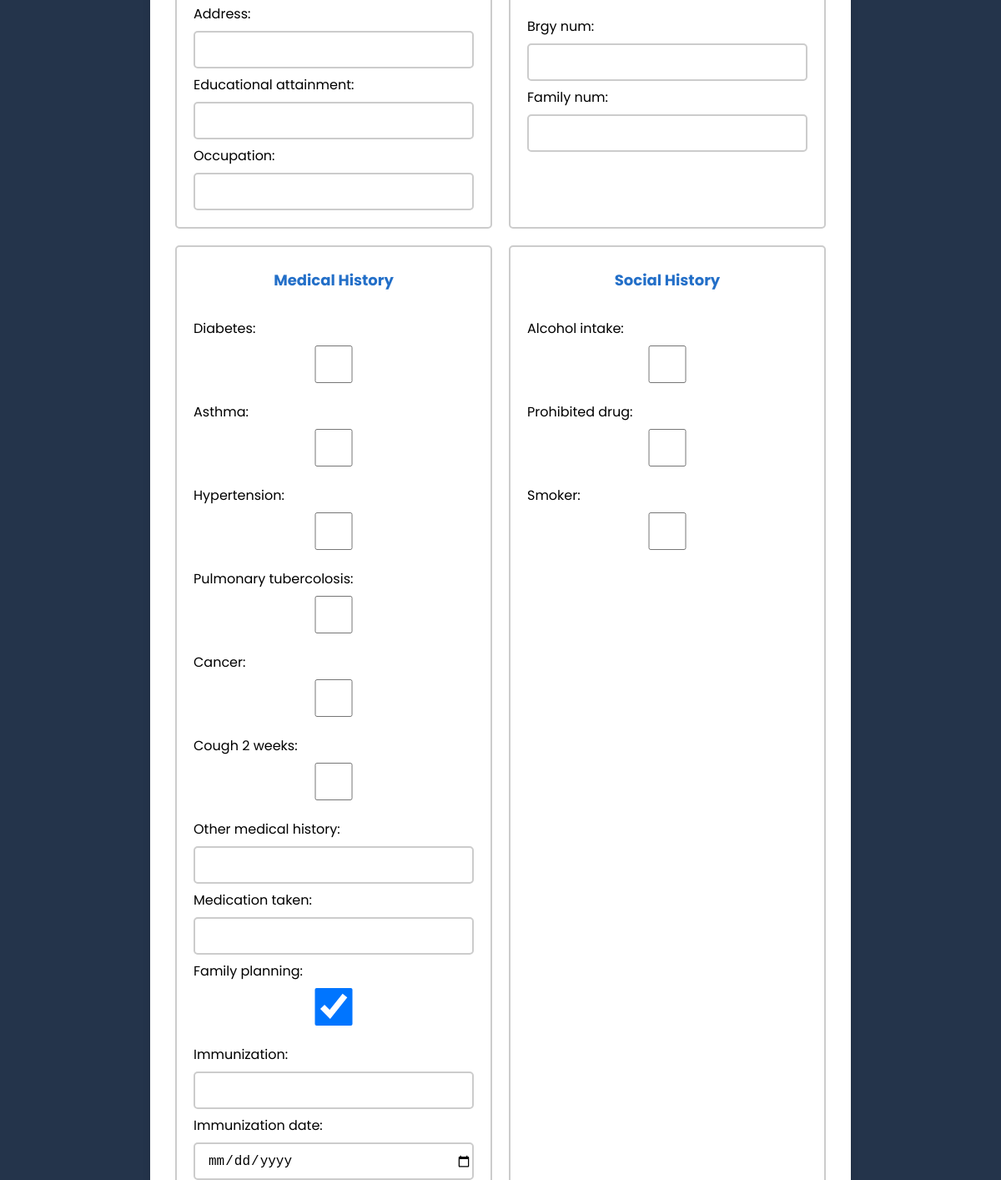
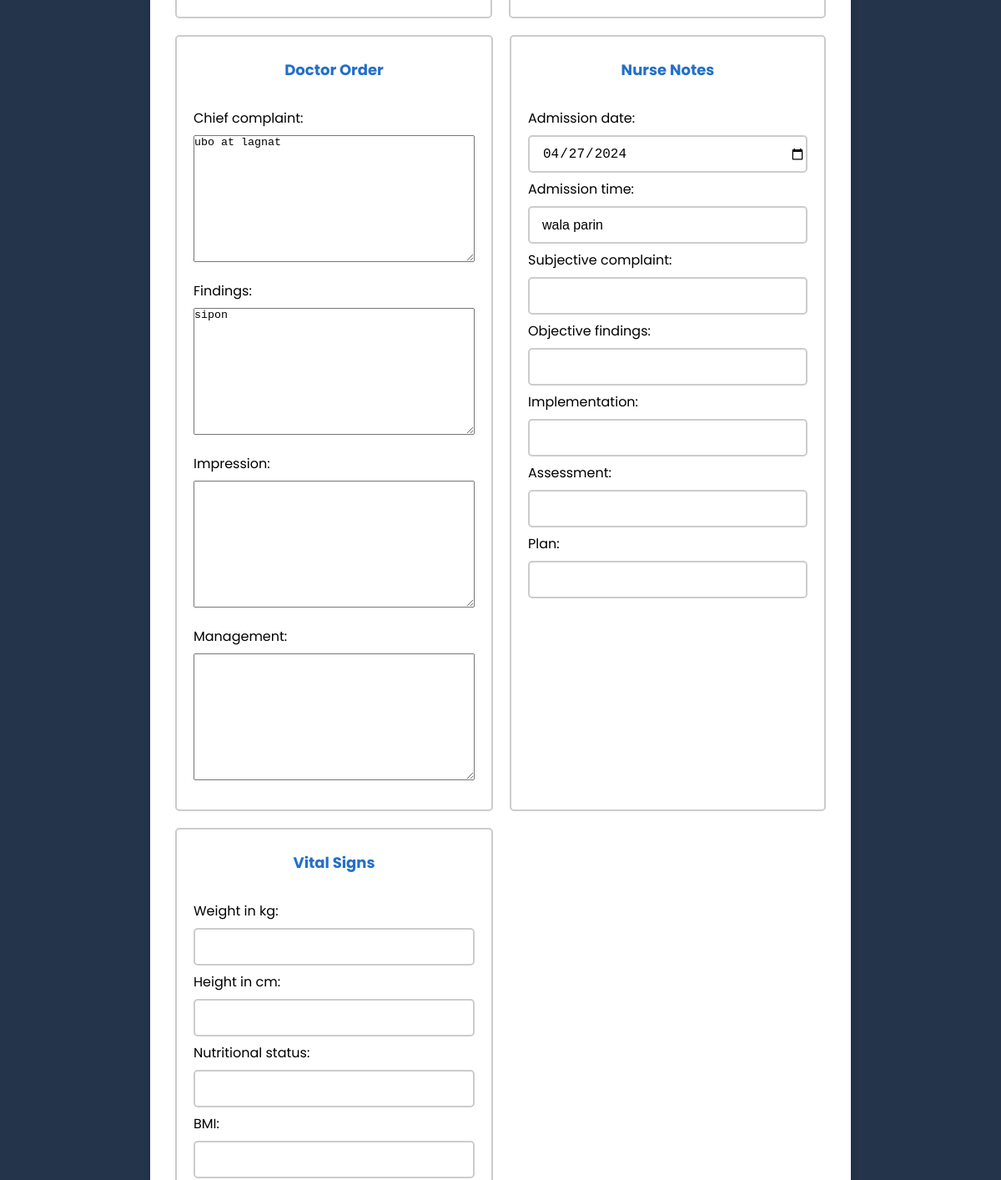
/staffupdateform/1/ (signed in, middle part), run on an earlier commit of the app's database (2 pictures, top to bottom).
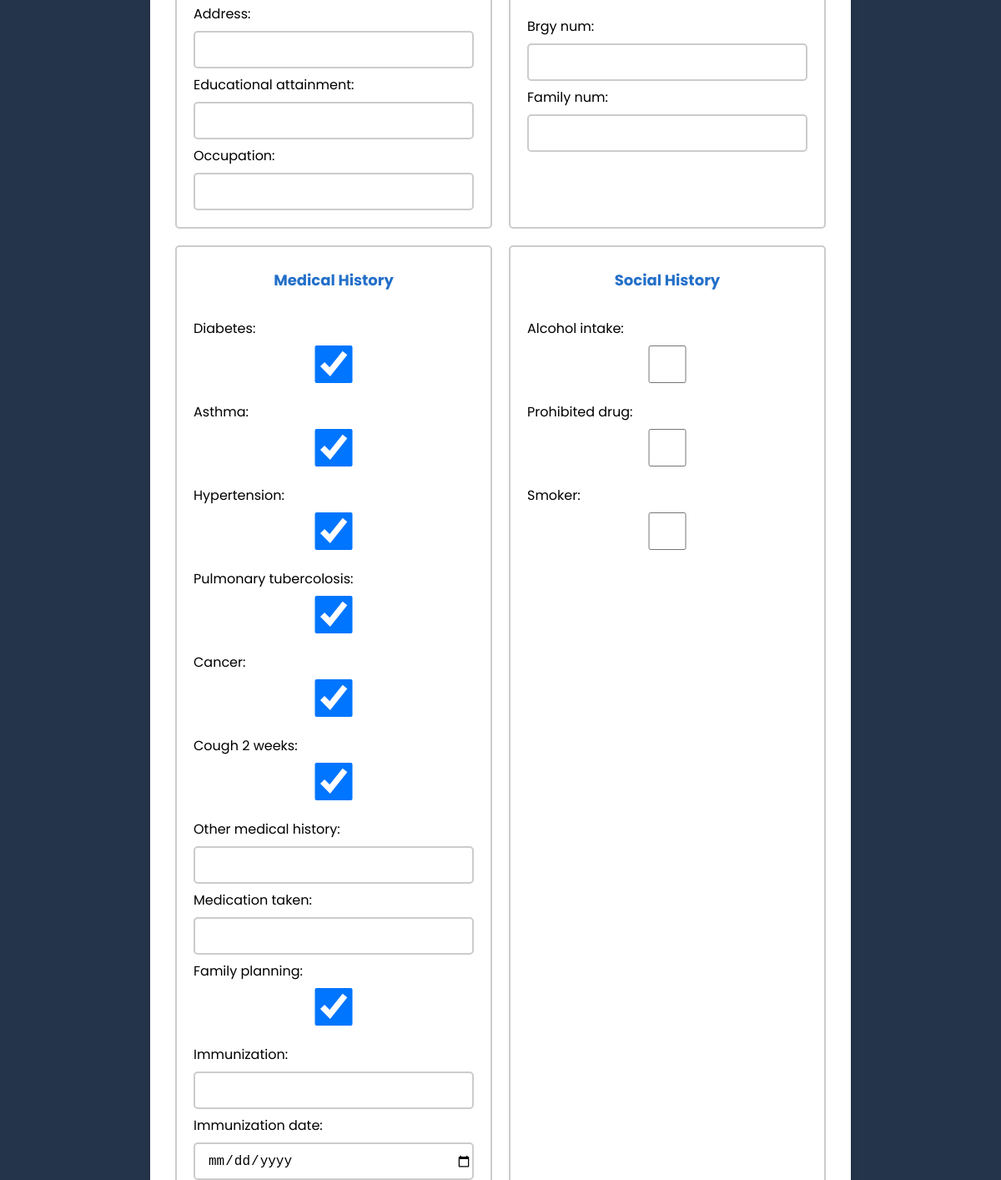
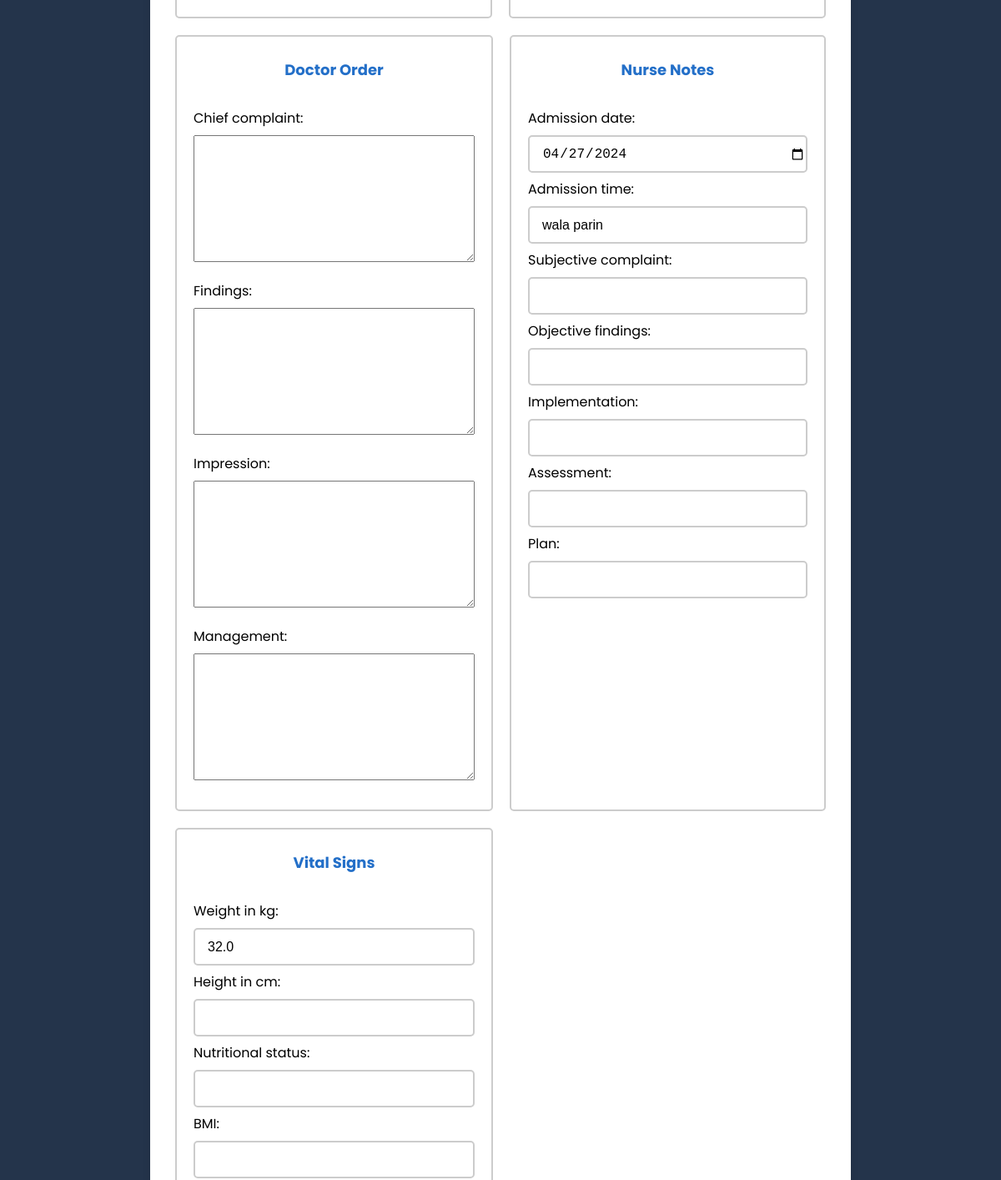
And on a later commit of the database (2 pictures, top to bottom).
### base/models.py (models this page shows)
class MedicalHistory(models.Model):
    user = models.ForeignKey(User, on_delete=models.CASCADE)
    diabetes = models.BooleanField(default=False)
    asthma = models.BooleanField(default=False)
    hypertension = models.BooleanField(default=False)
    pulmonary_tubercolosis = models.BooleanField(default=False)
    cancer = models.BooleanField(default=False)
    cough_2_weeks = models.BooleanField(default=False)
    other_medical_history = models.CharField(max_length=255, blank=True)
    medication_taken = models.CharField(max_length=255, blank=True)
    family_planning = models.BooleanField(default=False)
    immunization = models.CharField(max_length=100, blank=True)
    immunization_date = models.DateField(blank=True, null=True, default="")

class DoctorOrder(models.Model):
    user = models.ForeignKey(User, on_delete=models.CASCADE)
    chief_complaint = models.TextField(blank=True)
    findings = models.TextField(blank=True)
    impression = models.TextField(blank=True)
    management = models.TextField(blank=True)
    filled_datetime = models.DateTimeField(default=timezone.now)
    filled_by = models.ForeignKey(User, related_name='filled_doctor_order', on_delete=models.SET_NULL, null=True)

class VitalSigns(models.Model):
    user = models.ForeignKey(User, on_delete=models.CASCADE)
    weight_in_kg = models.FloatField(blank=True, null=True)
    height_in_cm = models.FloatField(blank=True, null=True)
    nutritional_status = models.CharField(max_length=100, blank=True, null=True)
    BMI = models.FloatField(blank=True, null=True)
    body_temperature = models.FloatField(blank=True, null=True)
    pulse_rate = models.FloatField(blank=True, null=True)
    blood_oxygen_levels = models.FloatField(blank=True, null=True)
    respiratory_rate = models.FloatField(blank=True, null=True)
    blood_pressure = models.CharField(max_length=100, blank=True, null=True)
    filled_by = models.ForeignKey(User, related_name='filled_vital_signs', on_delete=models.SET_NULL, null=True)

### base/views.py (the view, shortened to what this page needs)
# urls.py: path('staffupdateform/<int:form_id>/', views.staff_update_form, name='staff_update_form'),
@staff_login_required
def staff_update_form(request, form_id):
    form = get_object_or_404(Form, pk=form_id)
    if form.record_type == 'Adult':
        adult = get_object_or_404(Adult, form=form)
        user_profile = adult.user_profile
        economic_numbers = adult.economic_numbers
        social_history = adult.social_history
        medical_history = adult.medical_history
        doctor_order = adult.doctor_order
        nurse_notes = adult.nurse_notes
        vital_signs = adult.vital_signs
        if request.method == 'POST':
            user_profile_form = UserProfileForm(request.POST, instance=user_profile)
            economic_numbers_form = EconomicNumbersForm(request.POST, instance=economic_numbers)
            social_history_form = SocialHistoryForm(request.POST, instance=social_history)
            medical_history_form = MedicalHistoryForm(request.POST, instance=medical_history)
            doctor_order_form = DoctorOrderForm(request.POST, instance=doctor_order)
            nurse_notes_form = NurseNotesForm(request.POST, instance=nurse_notes)
            vital_signs_form = VitalSignsForm(request.POST, instance=vital_signs)
            if all(form.is_valid() for form in [user_profile_form, economic_numbers_form, social_history_form, medical_history_form, doctor_order_form, nurse_notes_form, vital_signs_form]):
                user_profile_form.save()
                economic_numbers_form.save()
                social_history_form.save()
                medical_history_form.save()
                doctor_order_form.save()
                nurse_notes_form.save()
                vital_signs_form.save()
                return redirect('staff_view_form', form_id=form_id)
        else:
            user_profile_form = UserProfileForm(instance=user_profile)
            economic_numbers_form = EconomicNumbersForm(instance=economic_numbers)
            social_history_form = SocialHistoryForm(instance=social_history)
            medical_history_form = MedicalHistoryForm(instance=medical_history)
            doctor_order_form = DoctorOrderForm(instance=doctor_order)
            nurse_notes_form = NurseNotesForm(instance=nurse_notes)
            vital_signs_form = VitalSignsForm(instance=vital_signs)
        context = {
            'form': form,
            'user_profile_form': user_profile_form,
            'economic_numbers_form': economic_numbers_form,
            'social_history_form': social_history_form,
            'medical_history_form': medical_history_form,
            'doctor_order_form': doctor_order_form,
            'nurse_notes_form': nurse_notes_form,
            'vital_signs_form': vital_signs_form,
        }
        return render(request, 'base/patient-section/patient_update_form.html', context)

### base/forms.py
class UserProfileForm(forms.ModelForm):
    class Meta:
        model = UserProfile
        fields = '__all__'
        exclude = ['user', 'age']

class EconomicNumbersForm(forms.ModelForm):
    class Meta:
        model = EconomicNumbers
        fields = '__all__'
        exclude = ['user']

### base/models.py (called while the page is built)
    def is_smoker(self):
        return self.smoker

### base/views.py (called while the page is built)
def staff_login_required(view_func):
    @wraps(view_func)
    def wrapper(request, *args, **kwargs):
        if not request.user.is_authenticated:
            return redirect('home')
        elif not request.user.is_staff:
            return redirect('home')
        else:
            return view_func(request, *args, **kwargs)
    return wrapper

### base/templates/base/patient-section/patient_update_form.html (shortened to what this page needs)
{% include 'main.html' %}
{% block content %}
{% load static %}
<link rel="stylesheet" href="{% static 'styles/patient/patient_update_form.css' %}">
<body>
    <div class="container">
        <div class="main-form">
            <form method="POST">
                {% if form.record_type == 'Adult' %}
                <div class="info-container">
                    <div class="form-details">
                        {{ user_profile_form.as_p }}
                    </div>
                    <div class="form-details">
                        {{ economic_numbers_form.as_p }}
                    </div>
                    <div class="form-details">
                        <h2>Medical History</h2>
                        {{ medical_history_form.as_p }}
                    </div>
                    <div class="form-details">
                        <h2>Social History</h2>
                        {{ social_history_form.as_p }}
                    </div>
                </div>
                {% if request.user.is_staff %}
                <div class="info-container">
                    <div class="form-details">
                        <h2>Doctor Order</h2>
                       {{ doctor_order_form.as_p }}
                    </div>
                    <div class="form-details">
                        <h2>Nurse Notes</h2>
                      {{ nurse_notes_form.as_p }}
                    </div>
                    <div class="form-details">
                        <h2>Vital Signs</h2>
                      {{ vital_signs_form.as_p }}
                     </div>
                     {% endif %}
                </div>
                {% endif %}
            </form>
        </div>
    </div>
</body>
{% endblock content %}

What changed in the data, as far as the page shows it:
changed MedicalHistory: diabetes "☐" → "☑"; asthma "☐" → "☑"; hypertension "☐" → "☑"; pulmonary_tubercolosis "☐" → "☑"; cancer "☐" → "☑"; cough_2_weeks "☐" → "☑"
changed DoctorOrder: chief_complaint "ubo at lagnat" → (not shown); findings "sipon" → (not shown)
changed VitalSigns: weight_in_kg (not shown) → "32.0"
